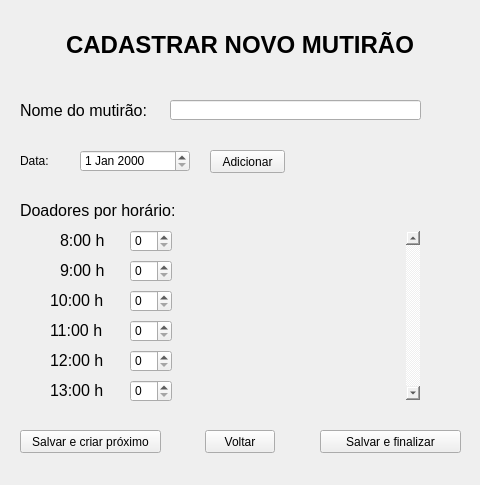
<?xml version="1.0" encoding="UTF-8"?>
<ui version="4.0">
 <class>NewDrive</class>
 <widget class="QMainWindow" name="NewDrive">
  <property name="geometry">
   <rect>
    <x>0</x>
    <y>0</y>
    <width>480</width>
    <height>485</height>
   </rect>
  </property>
  <property name="sizePolicy">
   <sizepolicy hsizetype="Fixed" vsizetype="Fixed">
    <horstretch>0</horstretch>
    <verstretch>0</verstretch>
   </sizepolicy>
  </property>
  <property name="minimumSize">
   <size>
    <width>480</width>
    <height>485</height>
   </size>
  </property>
  <property name="maximumSize">
   <size>
    <width>480</width>
    <height>485</height>
   </size>
  </property>
  <property name="windowTitle">
   <string>Novo Mutirão - Sangue UFRJ</string>
  </property>
  <property name="windowIcon">
   <iconset>
    <normaloff>icon_sangue.ico</normaloff>icon_sangue.ico</iconset>
  </property>
  <property name="styleSheet">
   <string notr="true"/>
  </property>
  <widget class="QWidget" name="centralwidget">
   <widget class="QPushButton" name="pushButton">
    <property name="geometry">
     <rect>
      <x>205</x>
      <y>430</y>
      <width>70</width>
      <height>23</height>
     </rect>
    </property>
    <property name="minimumSize">
     <size>
      <width>0</width>
      <height>0</height>
     </size>
    </property>
    <property name="text">
     <string>Voltar</string>
    </property>
   </widget>
   <widget class="QLabel" name="label">
    <property name="geometry">
     <rect>
      <x>10</x>
      <y>30</y>
      <width>460</width>
      <height>31</height>
     </rect>
    </property>
    <property name="autoFillBackground">
     <bool>false</bool>
    </property>
    <property name="styleSheet">
     <string notr="true">background: transparent;</string>
    </property>
    <property name="text">
     <string>&lt;html&gt;&lt;head/&gt;&lt;body&gt;&lt;p align=&quot;center&quot;&gt;&lt;span style=&quot; font-size:18pt; font-weight:600;&quot;&gt;CADASTRAR NOVO MUTIRÃO&lt;/span&gt;&lt;/p&gt;&lt;/body&gt;&lt;/html&gt;</string>
    </property>
   </widget>
   <widget class="QPushButton" name="pushButton_2">
    <property name="geometry">
     <rect>
      <x>20</x>
      <y>430</y>
      <width>141</width>
      <height>23</height>
     </rect>
    </property>
    <property name="styleSheet">
     <string notr="true"/>
    </property>
    <property name="text">
     <string>Salvar e criar próximo</string>
    </property>
   </widget>
   <widget class="QPushButton" name="pushButton_3">
    <property name="geometry">
     <rect>
      <x>320</x>
      <y>430</y>
      <width>141</width>
      <height>23</height>
     </rect>
    </property>
    <property name="styleSheet">
     <string notr="true"/>
    </property>
    <property name="text">
     <string>Salvar e finalizar</string>
    </property>
   </widget>
   <widget class="QDateEdit" name="dateEdit">
    <property name="geometry">
     <rect>
      <x>80</x>
      <y>150</y>
      <width>110</width>
      <height>22</height>
     </rect>
    </property>
   </widget>
   <widget class="QLabel" name="label_2">
    <property name="geometry">
     <rect>
      <x>20</x>
      <y>150</y>
      <width>51</width>
      <height>21</height>
     </rect>
    </property>
    <property name="styleSheet">
     <string notr="true">background: transparent;</string>
    </property>
    <property name="text">
     <string>&lt;html&gt;&lt;head/&gt;&lt;body&gt;&lt;p&gt;&lt;span style=&quot; font-size:12pt;&quot;&gt;Data:&lt;/span&gt;&lt;/p&gt;&lt;/body&gt;&lt;/html&gt;</string>
    </property>
   </widget>
   <widget class="QLabel" name="label_3">
    <property name="geometry">
     <rect>
      <x>20</x>
      <y>100</y>
      <width>161</width>
      <height>21</height>
     </rect>
    </property>
    <property name="styleSheet">
     <string notr="true">background: transparent;</string>
    </property>
    <property name="text">
     <string>&lt;html&gt;&lt;head/&gt;&lt;body&gt;&lt;p&gt;&lt;span style=&quot; font-size:12pt;&quot;&gt;Nome do mutirão:&lt;/span&gt;&lt;/p&gt;&lt;/body&gt;&lt;/html&gt;</string>
    </property>
   </widget>
   <widget class="QLineEdit" name="lineEdit">
    <property name="geometry">
     <rect>
      <x>170</x>
      <y>100</y>
      <width>251</width>
      <height>20</height>
     </rect>
    </property>
   </widget>
   <widget class="QPushButton" name="pushButton_4">
    <property name="geometry">
     <rect>
      <x>210</x>
      <y>150</y>
      <width>75</width>
      <height>23</height>
     </rect>
    </property>
    <property name="text">
     <string>Adicionar</string>
    </property>
   </widget>
   <widget class="QLabel" name="label_4">
    <property name="geometry">
     <rect>
      <x>20</x>
      <y>200</y>
      <width>171</width>
      <height>21</height>
     </rect>
    </property>
    <property name="styleSheet">
     <string notr="true">background: transparent;</string>
    </property>
    <property name="text">
     <string>&lt;html&gt;&lt;head/&gt;&lt;body&gt;&lt;p&gt;&lt;span style=&quot; font-size:12pt;&quot;&gt;Doadores por horário:&lt;/span&gt;&lt;/p&gt;&lt;/body&gt;&lt;/html&gt;</string>
    </property>
   </widget>
   <widget class="QLabel" name="label_5">
    <property name="geometry">
     <rect>
      <x>60</x>
      <y>230</y>
      <width>61</width>
      <height>21</height>
     </rect>
    </property>
    <property name="styleSheet">
     <string notr="true">background: transparent;</string>
    </property>
    <property name="text">
     <string>&lt;html&gt;&lt;head/&gt;&lt;body&gt;&lt;p&gt;&lt;span style=&quot; font-size:12pt;&quot;&gt;8:00 h&lt;/span&gt;&lt;/p&gt;&lt;/body&gt;&lt;/html&gt;</string>
    </property>
   </widget>
   <widget class="QLabel" name="label_6">
    <property name="geometry">
     <rect>
      <x>60</x>
      <y>260</y>
      <width>61</width>
      <height>21</height>
     </rect>
    </property>
    <property name="styleSheet">
     <string notr="true">background: transparent;</string>
    </property>
    <property name="text">
     <string>&lt;html&gt;&lt;head/&gt;&lt;body&gt;&lt;p&gt;&lt;span style=&quot; font-size:12pt;&quot;&gt;9:00 h&lt;/span&gt;&lt;/p&gt;&lt;/body&gt;&lt;/html&gt;</string>
    </property>
   </widget>
   <widget class="QLabel" name="label_7">
    <property name="geometry">
     <rect>
      <x>50</x>
      <y>290</y>
      <width>61</width>
      <height>21</height>
     </rect>
    </property>
    <property name="styleSheet">
     <string notr="true">background: transparent;</string>
    </property>
    <property name="text">
     <string>&lt;html&gt;&lt;head/&gt;&lt;body&gt;&lt;p&gt;&lt;span style=&quot; font-size:12pt;&quot;&gt;10:00 h&lt;/span&gt;&lt;/p&gt;&lt;/body&gt;&lt;/html&gt;</string>
    </property>
   </widget>
   <widget class="QLabel" name="label_8">
    <property name="geometry">
     <rect>
      <x>50</x>
      <y>320</y>
      <width>61</width>
      <height>21</height>
     </rect>
    </property>
    <property name="styleSheet">
     <string notr="true">background: transparent;</string>
    </property>
    <property name="text">
     <string>&lt;html&gt;&lt;head/&gt;&lt;body&gt;&lt;p&gt;&lt;span style=&quot; font-size:12pt;&quot;&gt;11:00 h&lt;/span&gt;&lt;/p&gt;&lt;/body&gt;&lt;/html&gt;</string>
    </property>
   </widget>
   <widget class="QLabel" name="label_9">
    <property name="geometry">
     <rect>
      <x>50</x>
      <y>350</y>
      <width>61</width>
      <height>21</height>
     </rect>
    </property>
    <property name="styleSheet">
     <string notr="true">background: transparent;</string>
    </property>
    <property name="text">
     <string>&lt;html&gt;&lt;head/&gt;&lt;body&gt;&lt;p&gt;&lt;span style=&quot; font-size:12pt;&quot;&gt;12:00 h&lt;/span&gt;&lt;/p&gt;&lt;/body&gt;&lt;/html&gt;</string>
    </property>
   </widget>
   <widget class="QLabel" name="label_10">
    <property name="geometry">
     <rect>
      <x>50</x>
      <y>380</y>
      <width>61</width>
      <height>21</height>
     </rect>
    </property>
    <property name="styleSheet">
     <string notr="true">background: transparent;</string>
    </property>
    <property name="text">
     <string>&lt;html&gt;&lt;head/&gt;&lt;body&gt;&lt;p&gt;&lt;span style=&quot; font-size:12pt;&quot;&gt;13:00 h&lt;/span&gt;&lt;/p&gt;&lt;/body&gt;&lt;/html&gt;</string>
    </property>
   </widget>
   <widget class="QListWidget" name="listWidget">
    <property name="geometry">
     <rect>
      <x>230</x>
      <y>230</y>
      <width>191</width>
      <height>171</height>
     </rect>
    </property>
    <property name="styleSheet">
     <string notr="true">background: transparent;</string>
    </property>
    <property name="verticalScrollBarPolicy">
     <enum>Qt::ScrollBarAlwaysOn</enum>
    </property>
   </widget>
   <widget class="QSpinBox" name="spinBox">
    <property name="geometry">
     <rect>
      <x>130</x>
      <y>230</y>
      <width>42</width>
      <height>22</height>
     </rect>
    </property>
    <property name="value">
     <number>0</number>
    </property>
   </widget>
   <widget class="QSpinBox" name="spinBox_2">
    <property name="geometry">
     <rect>
      <x>130</x>
      <y>260</y>
      <width>42</width>
      <height>22</height>
     </rect>
    </property>
    <property name="value">
     <number>0</number>
    </property>
   </widget>
   <widget class="QSpinBox" name="spinBox_3">
    <property name="geometry">
     <rect>
      <x>130</x>
      <y>290</y>
      <width>42</width>
      <height>22</height>
     </rect>
    </property>
    <property name="value">
     <number>0</number>
    </property>
   </widget>
   <widget class="QSpinBox" name="spinBox_4">
    <property name="geometry">
     <rect>
      <x>130</x>
      <y>320</y>
      <width>42</width>
      <height>22</height>
     </rect>
    </property>
    <property name="value">
     <number>0</number>
    </property>
   </widget>
   <widget class="QSpinBox" name="spinBox_5">
    <property name="geometry">
     <rect>
      <x>130</x>
      <y>350</y>
      <width>42</width>
      <height>22</height>
     </rect>
    </property>
    <property name="value">
     <number>0</number>
    </property>
   </widget>
   <widget class="QSpinBox" name="spinBox_6">
    <property name="geometry">
     <rect>
      <x>130</x>
      <y>380</y>
      <width>42</width>
      <height>22</height>
     </rect>
    </property>
    <property name="value">
     <number>0</number>
    </property>
   </widget>
  </widget>
  <widget class="QMenuBar" name="menubar">
   <property name="geometry">
    <rect>
     <x>0</x>
     <y>0</y>
     <width>480</width>
     <height>21</height>
    </rect>
   </property>
  </widget>
 </widget>
 <resources/>
 <connections/>
</ui>
